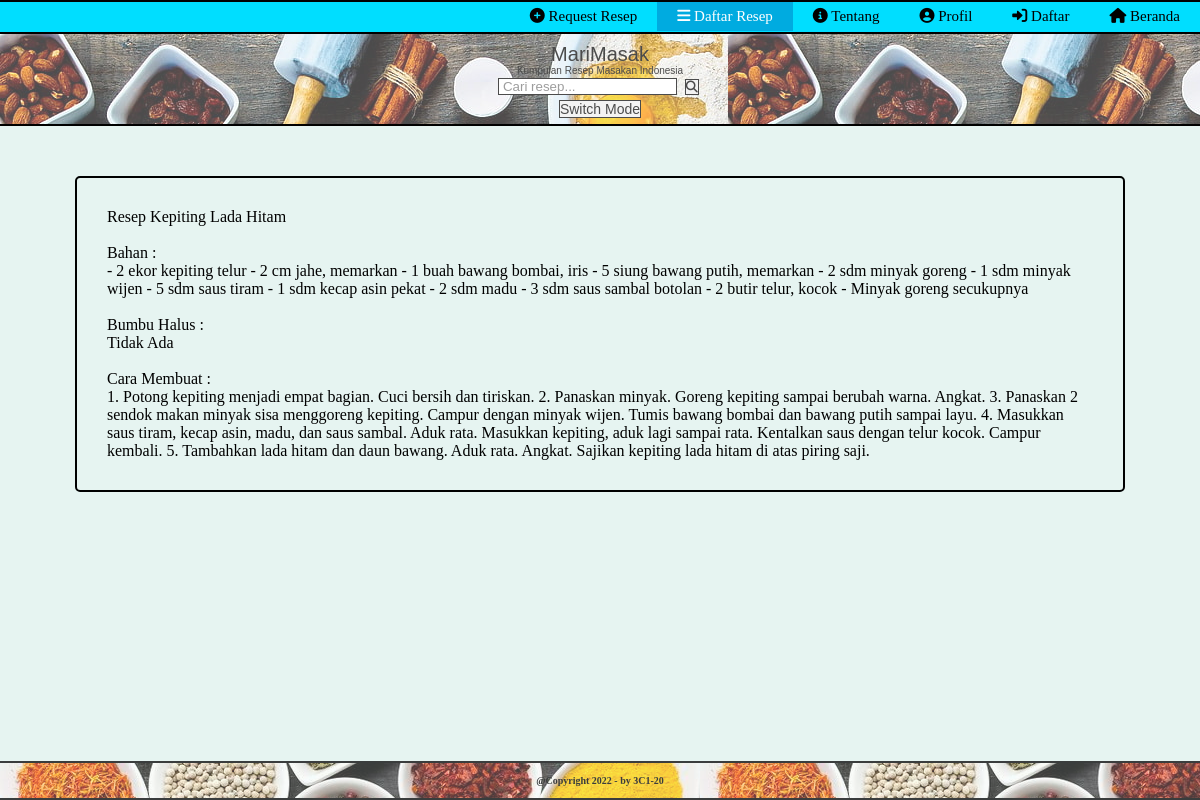
The app's page /resep-seafood.php with its own data.
### tables this page shows
CREATE TABLE `resep` (
  `id_resep` int(11) NOT NULL,
  `nama_resep` varchar(50) NOT NULL,
  `kategori` varchar(50) NOT NULL,
  `bahan_resep` longtext NOT NULL,
  `bumbu_halus` longtext NOT NULL,
  `cara_buat` longtext NOT NULL
);

### resep-seafood.php (the view, shortened to what this page needs)
<?php
    require 'config.php';
?>
<!DOCTYPE html>
<html lang="en">
<head>
    <link rel="stylesheet" href="index.css">
    <link rel="stylesheet" href="gambar">
    <link rel="stylesheet" href="fontawesome-free/css/all.min.css">
</head>
<body>
    <div class="header">
        <div class="h-list">
            <a class="home" href="index.php"><i class="fa-solid fa-house"></i> Beranda</a>
            <a class="register" href="register.php"><i class="fa-solid fa-right-to-bracket"></i> Daftar</a>
            <a class="profil" href="akun.php"><i class="fa-solid fa-circle-user"></i> Profil</a>
            <a class="about" href="about.php"><i class="fa-solid fa-circle-info"></i> Tentang</a>
            <a class="menu-resep" href="resep.php"><i class="fa-solid fa-bars"></i> Daftar Resep</a>
            <a href="request.php"><i class="fa-solid fa-circle-plus"></i> Request Resep</a>
        </div>
    </div>
    <div class="navbar">
        <div class="n-logo">
            <p class="logo">MariMasak</p>
            <p class="teks">Kumpulan Resep Masakan Indonesia</p>
            <input type="text" placeholder=" Cari resep...">
            <button class="cari" type="submit"><i class="fa fa-search"></i></button> <br>
            <br>
            <br> <button class="mode" onclick="myFunction()">Switch Mode</button>
        </div>
    </div>
    <div class="main">
        <div class="contents">
            <div class="isi">
                <?php
                    $jenis = "Seafood";
                    $query = "SELECT * FROM resep WHERE kategori = '$jenis'";
                    $result = $db->query($query);
                    while($row = mysqli_fetch_array($result)) {
                ?>
                <p>Resep <?=$row['nama_resep'] ?></p> <br>
                <p>Bahan : <br><?=$row['bahan_resep'] ?></p> <br>
                <p>Bumbu Halus : <br><?=$row['bumbu_halus'] ?></p> <br>
                <p>Cara Membuat : <br><?=$row['cara_buat'] ?></p>
                <?php
                    }
                ?>
            </div>
        </div>
    </div>
    <div class="footer">
        <div class="f-teks">
            <p>@Copyright 2022 - by 3C1-20</p>
        </div>
    </div>
</body>
</html>

### index.css (style rules this page uses)
* { margin: 0; padding: 0; }
.header { height: 30px; width: 100%; background-color: #00DEFF; border-top: 2px solid black; border-bottom: 2px solid black; }
.h-list { overflow: hidden; }
.h-list a { float: right; color: black; text-align: center; padding: 6px 20px; text-decoration: none; font-size: 15px; }
.h-list a.home { background-color: #00ABE0; color: white; }
.navbar { height: 90px; width: 100%; opacity: 0.70; background-image: url("gambar/wallpaper.jpg"); }
button { cursor: pointer; border: 1.5px solid black; text-align: center; font-size: 14px; }
.n-logo { font-family: Impact, Haettenschweiler, 'Arial Narrow Bold', sans-serif; padding-top: 10px; text-align: center; line-height: 1px; }
.n-logo input[type=text] { border: 1.5px solid black; }
.n-logo button[type=submit] { border: 1.5px solid black; }
.logo { padding-top: 10px; font-size: 20px; }
.teks { padding-top: 15px; padding-bottom: 5px; font-size: 10px; line-height: 1px; }
.cari { margin: 3px; font-size: 12px; }
.main { height: 100%; width: 100%; position: fixed; background-color: #E6F4F1; border-top: 2px solid black; border-bottom: 2px solid black; }
.footer { height: 35px; width: 100%; position: absolute; bottom: 0; opacity: 0.75; background-image: url("gambar/background.jpg"); border-top: 2px solid black; border-bottom: 2px solid black; }
.f-teks { text-align: center; padding-top: 12px; font-size: 10px; font-weight: bold; color: black; }

### resep-seafood.php (style rules this page uses)
.h-list a.home { background-color: #00DEFF; color: black; }
.h-list a.menu-resep { background-color: #00ABE0; color: white; }
.isi { padding: 30px 30px; margin: 50px 75px; border: 2px solid black; border-radius: 5px; }

### records on screen
resep: nama_resep "Kepiting Lada Hitam", bahan_resep "- 2 ekor kepiting telur - 2 cm jahe, memarkan - 1 buah bawang bombai, iris - 5 siung bawang putih, memarkan - 2 sdm minyak goreng - 1 sdm minyak wijen - 5 sdm saus tiram - 1 sdm kecap asin pekat - 2 sdm madu - 3 sdm saus sambal botolan - 2 butir telur, kocok - Minyak goreng secukupnya", bumbu_halus "Tidak Ada", cara_buat "1. Potong kepiting menjadi empat bagian. Cuci bersih dan tiriskan. 2. Panaskan minyak. Goreng kepiting sampai berubah warna. Angkat. 3. Panaskan 2 sendok makan minyak sisa menggoreng kepiting. Campur dengan minyak wijen. Tumis bawang bombai dan bawang putih sampai layu. 4. Masukkan saus tiram, kecap asin, madu, dan saus sambal. Aduk rata. Masukkan kepiting, aduk lagi sampai rata. Kentalkan saus dengan telur kocok. Campur kembali. 5. Tambahkan lada hitam dan daun bawang. Aduk rata. Angkat. Sajikan kepiting lada hitam di atas piring saji."
